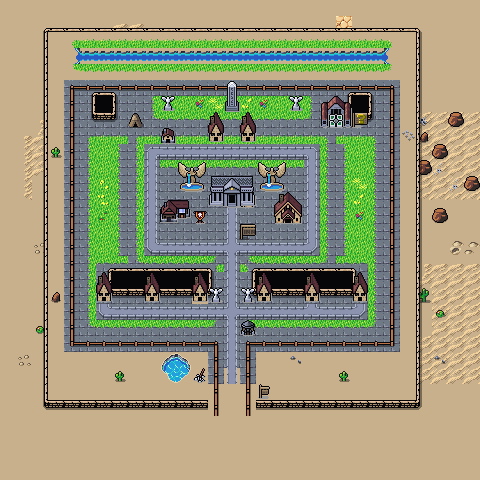

This is a level from a 2D game, rendered from its Tiled map with the project's own tilesets. A one-line summary and the map file follow, with tile-layer data summarised:
An orthogonal 30x30 tile map with 16x16 px tiles, 4 tile layers (Background, Ground, Walls, Overlay), 3 tilesets and 13 objects.

<map version="1.10" tiledversion="1.10.1" orientation="orthogonal" renderorder="right-down" width="30" height="30" tilewidth="16" tileheight="16" infinite="0" nextlayerid="6" nextobjectid="61">
 <editorsettings>
  <export target="wastetown..tmx" format="tmx" />
 </editorsettings>
 <tileset firstgid="1" source="../../tileset/main.tsx" />
 <tileset firstgid="10113" source="../../tileset/buildings.tsx" />
 <tileset firstgid="11905" source="../../tileset/buildings-nocollide.tsx" />
 <layer id="1" name="Background" width="30" height="30">
  <data>[900 cells, 900 non-empty, 10 distinct tile ids]</data>
 </layer>
 <layer id="2" name="Ground" width="30" height="30">
  <data>[900 cells, 342 non-empty, 45 distinct tile ids]</data>
 </layer>
 <layer id="3" name="Walls" width="30" height="30">
  <properties>
   <property name="spriteLayer" type="bool" value="true" />
  </properties>
  <data>[900 cells, 116 non-empty, 27 distinct tile ids]</data>
 </layer>
 <layer id="5" name="Overlay" width="30" height="30">
  <data>[900 cells, 144 non-empty, 30 distinct tile ids]</data>
 </layer>
 <objectgroup id="4" name="Objects">
  <object id="38" template="../../obj/entry_up.tx" x="219" y="383" width="28" height="16" />
  <object id="41" template="../../obj/shop.tx" x="97" y="305">
   <properties>
    <property name="commonShopList" value="White,White,Enchantment4White,Creature2White,Instant4White" />
    <property name="mythicShopList" value="Planeswalker,WUBRG,Vehicle,Artifact,Equip,Wand,Legend4White" />
    <property name="rareShopList" value="RWG,RWU,RWB,UWG,UWB,GWB,Land4White,Creature6White,Nobles" />
    <property name="uncommonShopList" value="Azorius,Boros,Selesnya,Orzhov,Azorius,Boros,Selesnya,Orzhov,Land" />
   </properties>
  </object>
  <object id="56" template="../../obj/shop.tx" x="208" y="144">
   <properties>
    <property name="commonShopList" value="White,White,Enchantment4White,Creature2White,Instant4White" />
    <property name="mythicShopList" value="Planeswalker,WUBRG,Vehicle,Artifact,Equip,Wand,Legend4White" />
    <property name="rareShopList" value="RWG,RWU,RWB,UWG,UWB,GWB,Land4White,Creature6White,Nobles" />
    <property name="uncommonShopList" value="Azorius,Boros,Selesnya,Orzhov,Azorius,Boros,Selesnya,Orzhov,Land" />
   </properties>
  </object>
  <object id="57" template="../../obj/shop.tx" x="240" y="144">
   <properties>
    <property name="commonShopList" value="White,White,Enchantment4White,Creature2White,Instant4White" />
    <property name="mythicShopList" value="Planeswalker,WUBRG,Vehicle,Artifact,Equip,Wand,Legend4White" />
    <property name="rareShopList" value="RWG,RWU,RWB,UWG,UWB,GWB,Land4White,Creature6White,Nobles" />
    <property name="uncommonShopList" value="Azorius,Boros,Selesnya,Orzhov,Azorius,Boros,Selesnya,Orzhov,Land" />
   </properties>
  </object>
  <object id="43" template="../../obj/shop.tx" x="352" y="306">
   <properties>
    <property name="commonShopList" value="White,White,Enchantment4White,Creature2White,Instant4White" />
    <property name="mythicShopList" value="Planeswalker,WUBRG,Vehicle,Artifact,Equip,Wand,Legend4White" />
    <property name="rareShopList" value="RWG,RWU,RWB,UWG,UWB,GWB,Land4White,Creature6White,Nobles" />
    <property name="uncommonShopList" value="Azorius,Boros,Selesnya,Orzhov,Azorius,Boros,Selesnya,Orzhov,Land" />
   </properties>
  </object>
  <object id="47" template="../../obj/inn.tx" x="224" y="211" />
  <object id="48" template="../../obj/shop.tx" x="290" y="225">
   <properties>
    <property name="commonShopList" value="Plains" />
    <property name="noRestock" type="bool" value="true" />
    <property name="signXOffset" type="float" value="-32" />
    <property name="signYOffset" type="float" value="0" />
   </properties>
  </object>
  <object id="50" template="../../obj/shop.tx" x="256" y="306">
   <properties>
    <property name="commonShopList" value="White,White,Enchantment4White,Creature2White,Instant4White" />
    <property name="mythicShopList" value="Planeswalker,WUBRG,Vehicle,Artifact,Equip,Wand,Legend4White" />
    <property name="rareShopList" value="RWG,RWU,RWB,UWG,UWB,GWB,Land4White,Creature6White,Nobles" />
    <property name="uncommonShopList" value="Azorius,Boros,Selesnya,Orzhov,Azorius,Boros,Selesnya,Orzhov,Land" />
   </properties>
  </object>
  <object id="51" template="../../obj/shop.tx" x="192" y="306">
   <properties>
    <property name="commonShopList" value="White,White,Enchantment4White,Creature2White,Instant4White" />
    <property name="mythicShopList" value="Planeswalker,WUBRG,Vehicle,Artifact,Equip,Wand,Legend4White" />
    <property name="rareShopList" value="RWG,RWU,RWB,UWG,UWB,GWB,Land4White,Creature6White,Nobles" />
    <property name="uncommonShopList" value="Azorius,Boros,Selesnya,Orzhov,Azorius,Boros,Selesnya,Orzhov,Land" />
   </properties>
  </object>
  <object id="52" template="../../obj/shop.tx" x="144" y="306">
   <properties>
    <property name="commonShopList" value="White,White,Enchantment4White,Creature2White,Instant4White" />
    <property name="mythicShopList" value="Planeswalker,WUBRG,Vehicle,Artifact,Equip,Wand,Legend4White" />
    <property name="rareShopList" value="RWG,RWU,RWB,UWG,UWB,GWB,Land4White,Creature6White,Nobles" />
    <property name="uncommonShopList" value="Azorius,Boros,Selesnya,Orzhov,Azorius,Boros,Selesnya,Orzhov,Land" />
   </properties>
  </object>
  <object id="58" template="../../obj/quest.tx" x="319" y="130" width="34" height="16">
   <properties>
    <property name="questtype" value="plains_town_identity" />
   </properties>
  </object>
  <object id="59" template="../../obj/shardtrader.tx" x="128" y="130" />
  <object id="60" template="../../obj/RotatingShop.tx" x="304" y="306">
   <properties>
    <property name="rotation" value="White1,White2,White3,White4,White5,White6" />
    <property name="signYOffset" type="float" value="-16" />
   </properties>
  </object>
 </objectgroup>
</map>
